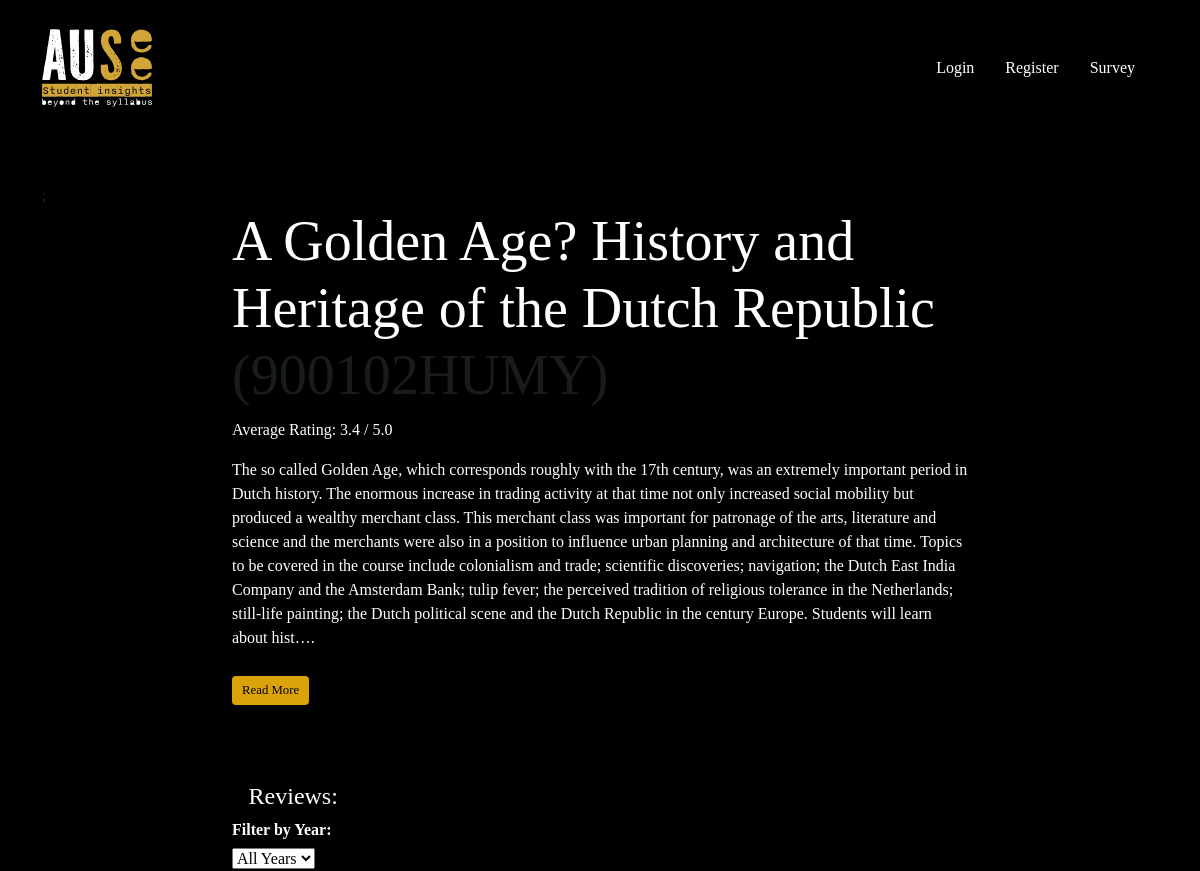
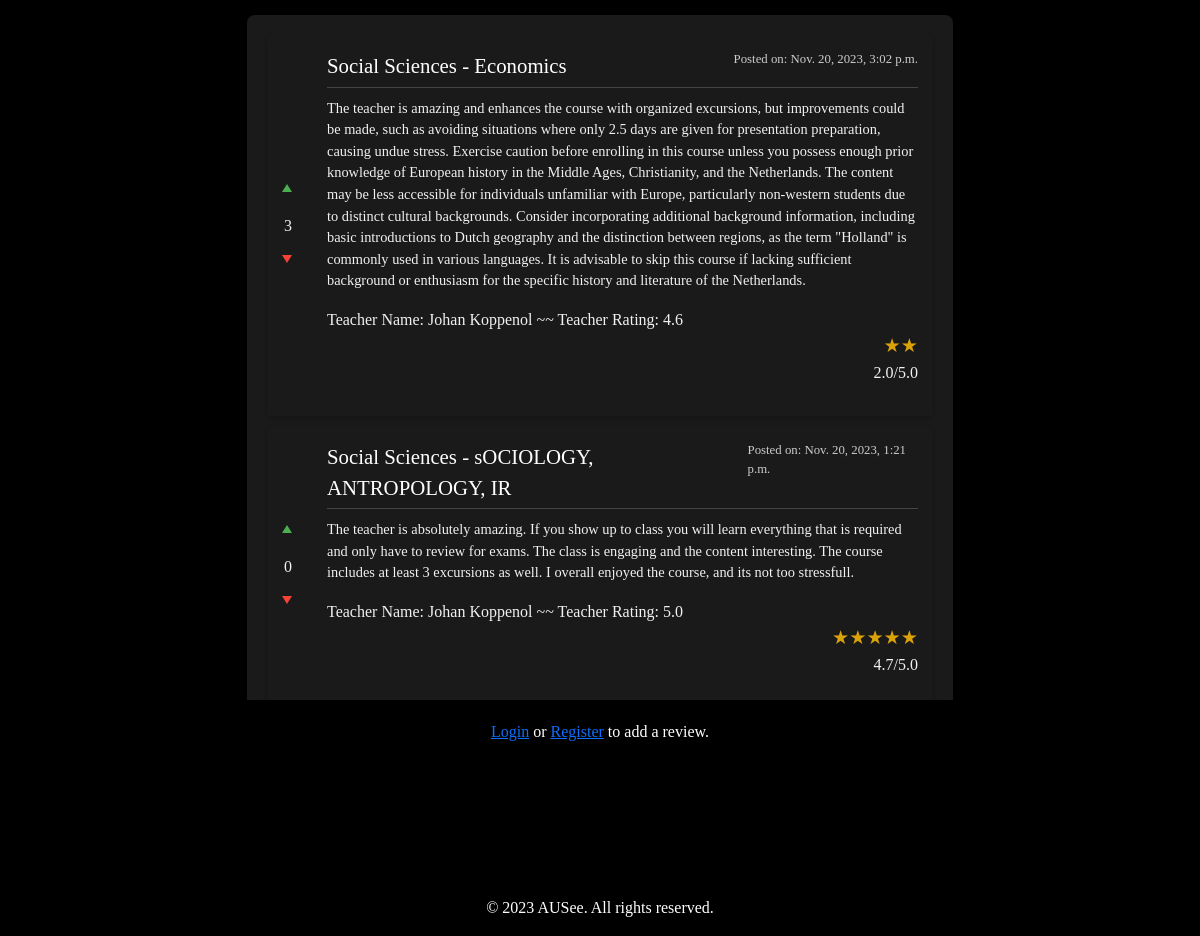
The app's page /courses/205/ with its own data (2 pictures, top to bottom).
### reviews/models.py (models this page shows, shortened)
class Course(models.Model):
    name = models.CharField(max_length=255)
    code = models.CharField(max_length=50)
    description = models.TextField(blank=True, null=True)
    level = models.PositiveSmallIntegerField(choices=LEVEL_CHOICES, default=100)
    def average_rating(self):
        reviews = self.review_set.all()
        if not reviews:
            return None
        total_rating = sum([review.rating for review in reviews])
        avg_rating = total_rating / len(reviews)
        return round(avg_rating, 1)  # round to 1 decimal place

class Review(models.Model):
    course = models.ForeignKey(Course, on_delete=models.CASCADE)
    text = models.TextField()
    rating = models.FloatField(choices=RATING_CHOICES)
    teacher_name = models.CharField(max_length=100, blank = True, null = True)
    teacher_quality = models.FloatField(choices=RATING_CHOICES, blank = True, null = True)
    created_date = models.DateTimeField(auto_now_add=True)
    updated_date = models.DateTimeField(auto_now=True)
    user = models.ForeignKey('users.CustomUser', on_delete=models.CASCADE)
    def upvote_count(self):
        return self.reviewvote_set.filter(is_upvote=True).count()
    def downvote_count(self):
        return self.reviewvote_set.filter(is_upvote=False).count()
    def net_votes(self):
        x = self.upvote_count() - self.downvote_count()
        if x < 0:
            return math.floor(x)
        if x > 0:
            return math.ceil(x)
        else:
            return 0

### users/models.py (models this page shows)
class CustomUser(AbstractUser):
    joined_date = models.DateTimeField(auto_now_add=True)
    major = models.CharField(max_length=50, choices=MAJOR_CHOICES, default='Sciences')
    track = models.CharField(max_length=80)
    email = models.EmailField(unique=False, default='Your email should end with \'@student.auc.nl\'', blank=False)

### reviews/views.py (the view, shortened to what this page needs)
# urls.py: path('<int:course_id>/', views.course_detail, name='course_detail'),
def course_detail(request, course_id):
    course = get_object_or_404(Course, id=course_id)
    year_filter = request.GET.get('year')
    if year_filter:
        reviews = Review.objects.filter(course=course, created_date__year=year_filter).order_by('-created_date')
    else:
        reviews = Review.objects.filter(course=course).order_by('-created_date')
    review_date_range = Review.objects.aggregate(start_year=Min('created_date__year'), end_year=Max('created_date__year'))
    years = range(review_date_range['start_year'], review_date_range['end_year'] + 1) if review_date_range['start_year'] else []
    if request.method == "POST":
        form = ReviewForm(request.POST)
        if form.is_valid():
            review = form.save(commit=False)
            review.course = course
            review.user = request.user  # Set the user for the review
            review.save()
            return redirect('reviews:course_detail', course_id=course_id)
    else:
        form = ReviewForm()
    context = {
        'course': course,
        'reviews': reviews,
        'form': form,
        'current_year': year_filter,
        'available_years': years
    }
    return render(request, 'reviews/course_detail.html', context)

### reviews/forms.py
class ReviewForm(forms.ModelForm):
    class Meta:
        model = Review
        fields = ['rating', 'text', 'teacher_name', 'teacher_quality']
        widgets = {
            'text': forms.Textarea(attrs={'rows': 5, 'placeholder': 'Share your thoughts about this course... '}),
            'teacher_name': forms.Textarea(attrs={'rows': 1}),
        }
        help_texts = {
            'rating': 'Enter a rating between 1.0 and 5.0',
            'teacher_name': '(Optional)',
            'teacher_quality': '(Optional)',
        }
        labels = {
            'text': 'Review:',
            'teacher_name': 'Teacher Name:',
            'teacher_quality': 'Teacher Quality:',
        }

### reviews/templates/reviews/course_detail.html (shortened to what this page needs)
{% extends "base.html" %}
{% block content %}
;
<div class="container-main">
    <div class="row">
        <div class="col-md-8 offset-md-2">
            <h2 class="display-4">{{ course.name }} <span class="text-muted">({{ course.code }})</span></h2>
            <p><strong>Average Rating:</strong> {{ course.average_rating }} / 5.0</p>
            <div id="courseSummaryShort">
                <p>{{ course.description|truncatechars:800 }}.</p>
                <button id="toggleSummary" class="btn btn-primary" onclick="toggleDescription()">Read More</button>
            </div>
            <h3 class="topicx">Reviews:</h3>
            <div class="year-filter">
                <form method="get" action=".">
                    <label for="year">Filter by Year:</label>
                    <select name="year" onchange="this.form.submit()">
                        <option value="">All Years</option>
                    </select>
                </form>
            </div>
            <div class="reviews-scrollbox">
                <ul class="list-unstyled">
                    <div class="review-container">
                        {% for review in reviews %}
                        <div class="review-item">
                            <div class="review-content">
                                <div class="review-header">
                                    <span class="review-major">{{ review.user.major }} - {{ review.user.track }}</span>
                                    <span class="review-date">Posted on: {{ review.created_date }}</span>
                                </div>
                                <div class="review-body">
                                    <p class="review-text">{{ review.text }}</p>
                                    {% if review.teacher_name %}
                                    <div class="review-teacher">
                                        <span>Teacher Name: {{ review.teacher_name }} ~~</span>
                                        <span>Teacher Rating: {{ review.teacher_quality }}</span>
                                    </div>
                                    {% endif %}
                                    <p>
                                        <span class="star-rating"
                                            data-rating="{{ review.rating|floatformat:1 }}"></span>
                                        <span class="rating-holder"> {{ review.rating|floatformat:1 }}/5.0 </span>
                                    </p>
                                </div>
                            </div>
                            <div class="review-voting">
                                <form method="post" class="review-actions">
                                    <button type="submit" name="vote" value="upvote" class="btn btn-upvote" title="Was this review constructive?">
                                        <span class="vote-arrow up-arrow"></span>
                                    </button>
                                    <span class="vote-count">{{ review.net_votes }}</span>
                                    <button type="submit" name="vote" value="downvote" class="btn btn-downvote" title="Was this review unhelpful?">
                                        <span class="vote-arrow down-arrow"></span>
                                    </button>
                                </form>
                            </div>
                        </div>
                        {% endfor %}
                    </div>
                </ul>
            </div>
            {% if user.is_authenticated %}
            <div class="container mt-5">
                <div class="row">
                    <div class="col-md-8 offset-md-2">
                        <div class="text-center mb-4">
                            <button id="addReviewButton" class="btn btn-third" onclick="toggleReviewForm()">Add a
                                Review</button>
                        </div>
                        <div id="reviewForm" class="review-container" style="display: none;">
                            <h2 class="text-center mb-4">Add a Review</h2>
                            <form method="post">
                                {% csrf_token %}
                                {{ form.as_p }}
                                <button type="submit" class="btn btn-success">Submit Review</button>
                            </form>
                        </div>
                    </div>
                </div>
            </div>
            {% else %}
            <div class="helptext-container">
                <p>
                    <a href="{% url 'users:login' %}?next={{ request.path }}">Login</a> or
                    <a href="{% url 'users:register' %}?next={{ request.path }}">Register</a> to add a review.
                </p>
            </div>
            {% endif %}
        </div>
    </div>
</div>
{% endblock %}

### templates/base.html (shortened to what this page needs)
{% load static %}
<!DOCTYPE html>
<html lang="en">
<head>
    <link href="https://cdn.jsdelivr.net/npm/bootstrap@5.3.0-alpha1/dist/css/bootstrap.min.css" rel="stylesheet">
    <link  href="{% static 'css/style.css' %}" rel="stylesheet">
</head>
<body class="wrapper">
    <header>
        <nav class="navbar navbar-expand-lg navbar-dark">
          <div class="container">
            <a class="navbar-brand" href="{% url 'reviews:course_list' %}">
                <img class="logo" src="{% static 'logo1.svg' %}">
            </a>
            <div class="collapse navbar-collapse" id="navbarNav">
              <ul class="navbar-nav ms-auto">
                {% if user.is_authenticated %}
                <li class="nav-item">
                  <a class="nav-link" href="{% url 'reviews:course_list' %}">Courses</a>
                </li>
                <li class="nav-item">
                  <a class="nav-link" href="{% url 'feedback:about' %}">About</a>
                </li>
                <!--
                <li class="nav-item">
                  <a class="nav-link" href="{% url 'feedback:feedback' %}">Feedback</a>
                </li>
                -->
                <li class="nav-item">
                  <a class="nav-link" href="{% url 'feedback:form' %}">Survey</a>
                </li>
                <li class="nav-item">
                  <a class="nav-link" href="https://donate.stripe.com/dR6g1o86T1UObXqcMM">Donate</a>
                </li>
                <li class="nav-item">
                  <a class="nav-link" href="{% url 'users:logout' %}">Logout</a>
                </li>
                {% else %}
                <li class="nav-item">
                  <a class="nav-link" href="{% url 'users:login' %}">Login</a>
                </li>
                <li class="nav-item">
                  <a class="nav-link" href="{% url 'users:register' %}">Register</a>
                </li>
                <li class="nav-item">
                  <a class="nav-link" href="{% url 'feedback:form' %}">Survey</a>
                </li>
                {% endif %}
              </ul>
            </div>
          </div>
        </nav>
      </header>
<main class="container mt-5">
    {% block content %}{% endblock %}
</main>
<footer class="footer py-3 text-white">
    <div class="container">
      <p class="text-center mb-0">© 2023 AUSee. All rights reserved.</p>
    </div>
</footer>
</body>
</html>

### templates/base.html (style rules this page uses)
body, html { height: 100%; background-color: black; font-family: nitti-tywriter; }
.wrapper { min-height: 100%; display: flex; flex-direction: column; }
main { flex: 1; }
.footer { background-color: #000000; ; }
.navbar { background-color: #000000; border-bottom: 2px ; border-color: chartreuse; }
.navbar-brand { font-size: 1.5em; color: #dba309 !important; }
.nav-link { color: #fff !important; margin-right: 15px; transition: color 0.3s ease-in-out; }
.logo { width: 110px; height: 110px; margin-right: 15px; }

### reviews/templates/reviews/course_detail.html (style rules this page uses)
.review-container { background-color: #1a1a1a; border-radius: 8px; padding: 20px; color: #f1f1f1; }
.review-item { background-color: #1a1a1a; border-radius: 4px; margin-bottom: 10px; padding: 15px; box-shadow: 0 2px 4px rgba(0, 0, 0, .2); }
.review-header { display: flex; justify-content: space-between; margin-bottom: 5px; }
.reviews-scrollbox { max-height: 700px; overflow-y: auto; background-color: #000000; border-radius: 8px; padding: 15px; margin-bottom: 20px; box-shadow: 0 2px 4px rgba(0, 0, 0, .1); scroll-behavior: smooth; scrollbar-width: thin; }
.container-main { background-color: #000000; color: #ffffff; font-weight: 100; }
.review-major, .topicx { font-family: PF Fuel Grime; font-size: 1.3em; font-weight: 10; color: #ffffff; }
.review-date { font-size: 0.8em; color: #cccccc; }
.review-body { border-top: 1px solid #444; padding-top: 10px; }
.review-text { font-size: 0.9em; color: #f1f1f1; font-weight: 100; }
label { font-weight: bold; margin-bottom: 5px; display: block; }
.btn-delete, .btn-primary, .btn-third { background-color: #e74c3c; color: white; border: none; border-radius: 4px; padding: 5px 10px; cursor: pointer; margin-top: 10px; font-size: 0.8em; }
.btn-primary { background-color: #dba309; color: #000000; margin-bottom: 5%; }
.star-rating { font-size: 1.2em; color: #dba309; font-weight: 100; display: flex; justify-content: right; }
.rating-holder { display: flex; justify-content: right; }
.helptext-container { text-align: center; }
.helptext-container p { display: inline-block; margin: 0; }
.topicx { font-size: 1.5em; margin-left: 2.25%; margin-top: 40px; }
.review-item:last-child { border-bottom: none; }
.review-item { display: flex; align-items: flex-start; background-color: #1a1a1a; border-radius: 4px; margin-bottom: 10px; padding-right: 15px; padding-left: 60px; box-shadow: 0 2px 4px rgba(0, 0, 0, .2); position: relative; }
.review-voting { display: flex; flex-direction: column; justify-content: center; }
.review-actions { position: absolute; top: 50%; left: 10px; transform: translateY(-50%); display: flex; flex-direction: column; gap: 10px; }
.btn-upvote, .btn-downvote { background-color: transparent; color: white; border: none; padding: 0; margin-bottom: 5px; cursor: pointer; text-align: center; display: flex; align-items: center; }
.vote-arrow { display: block; width: 0; height: 0; border-style: solid; }
.up-arrow { border-width: 0 5px 8px 5px; border-color: transparent transparent #4CAF50 transparent; margin-left: 5px; }
.down-arrow { border-width: 8px 5px 0 5px; border-color: #f44336 transparent transparent transparent; margin-left: 5px; }
.vote-count { font-size: 1em; margin: 7px; }

### records on screen
Course: name "A Golden Age? History and Heritage of the Dutch Republic", code "900102HUMY", average_rating "3.4", description "The so called Golden Age, which corresponds roughly with the 17th century, was an extremely important period in Dutch history. The enormous increase in trading activity at that time not only increased social mobility but produced a wealthy merchant class. This merchant class was important for patronage of the arts, literature and science and the merchants were also in a position to influence urban planning and architecture of that time. Topics to be covered in the course include colonialism and trade; scientific discoveries; navigation; the Dutch East India Company and the Amsterdam Bank; tulip fever; the perceived tradition of religious tolerance in the Netherlands; still-life painting;…"
Review: user.major "Social Sciences", user.track "Economics", created_date "Nov. 20, 2023, 3:02 p.m.", text "The teacher is amazing and enhances the course with organized excursions, but improvements could be made, such as avoiding situations where only 2.5 days are given for presentation preparation, causing undue stress. Exercise caution before enrolling in this course unless you possess enough prior knowledge of European history in the Middle Ages, Christianity, and the Netherlands. The content may be less accessible for individuals unfamiliar with Europe, particularly non-western students due to distinct cultural backgrounds. Consider incorporating additional background information, including basic introductions to Dutch geography and the distinction between regions, as the term \"Holland\" is…", teacher_name "Johan Koppenol", teacher_quality "4.6", rating "2.0", net_votes "3"
Review: user.major "Social Sciences", user.track "sOCIOLOGY, ANTROPOLOGY, IR", created_date "Nov. 20, 2023, 1:21 p.m.", text "The teacher is absolutely amazing. If you show up to class you will learn everything that is required and only have to review for exams. The class is engaging and the content interesting. The course includes at least 3 excursions as well. I overall enjoyed the course, and its not too stressfull.", teacher_name "Johan Koppenol", teacher_quality "5.0", rating "4.7", net_votes "0"
